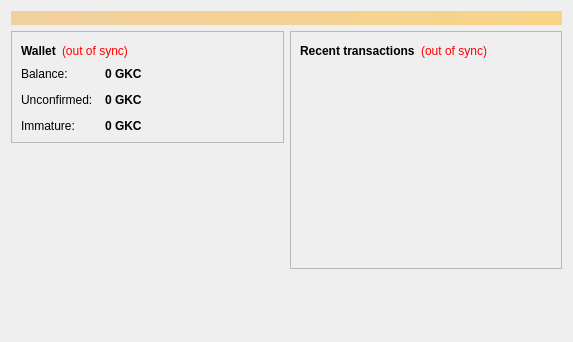
<?xml version="1.0" encoding="UTF-8"?>
<ui version="4.0">
 <class>OverviewPage</class>
 <widget class="QWidget" name="OverviewPage">
  <property name="geometry">
   <rect>
    <x>0</x>
    <y>0</y>
    <width>573</width>
    <height>342</height>
   </rect>
  </property>
  <property name="windowTitle">
   <string>Form</string>
  </property>
  <layout class="QVBoxLayout" name="topLayout">
   <item>
    <widget class="QLabel" name="labelAlerts">
     <property name="visible">
      <bool>false</bool>
     </property>
     <property name="styleSheet">
      <string notr="true">background-color: qlineargradient(x1: 0, y1: 0, x2: 1, y2: 0, stop:0 #F0D0A0, stop:1 #F8D488); color:#000000;</string>
     </property>
     <property name="wordWrap">
      <bool>true</bool>
     </property>
     <property name="margin">
      <number>3</number>
     </property>
    </widget>
   </item>
   <item>
    <layout class="QHBoxLayout" name="horizontalLayout" stretch="1,1">
     <item>
      <layout class="QVBoxLayout" name="verticalLayout_2">
       <item>
        <widget class="QFrame" name="frame">
         <property name="frameShape">
          <enum>QFrame::StyledPanel</enum>
         </property>
         <property name="frameShadow">
          <enum>QFrame::Raised</enum>
         </property>
         <layout class="QVBoxLayout" name="verticalLayout_4">
          <item>
           <layout class="QHBoxLayout" name="horizontalLayout_4">
            <item>
             <widget class="QLabel" name="label_5">
              <property name="font">
               <font>
                <weight>75</weight>
                <bold>true</bold>
               </font>
              </property>
              <property name="text">
               <string>Wallet</string>
              </property>
             </widget>
            </item>
            <item>
             <widget class="QLabel" name="labelWalletStatus">
              <property name="toolTip">
               <string>The displayed information may be out of date. Your wallet automatically synchronizes with the Geekcoin network after a connection is established, but this process has not completed yet.</string>
              </property>
              <property name="styleSheet">
               <string notr="true">QLabel { color: red; }</string>
              </property>
              <property name="text">
               <string notr="true">(out of sync)</string>
              </property>
              <property name="alignment">
               <set>Qt::AlignLeading|Qt::AlignLeft|Qt::AlignVCenter</set>
              </property>
             </widget>
            </item>
            <item>
             <spacer name="horizontalSpacer_2">
              <property name="orientation">
               <enum>Qt::Horizontal</enum>
              </property>
              <property name="sizeHint" stdset="0">
               <size>
                <width>40</width>
                <height>20</height>
               </size>
              </property>
             </spacer>
            </item>
           </layout>
          </item>
          <item>
           <layout class="QFormLayout" name="formLayout_2">
            <property name="fieldGrowthPolicy">
             <enum>QFormLayout::AllNonFixedFieldsGrow</enum>
            </property>
            <property name="horizontalSpacing">
             <number>12</number>
            </property>
            <property name="verticalSpacing">
             <number>12</number>
            </property>
            <item row="0" column="0">
             <widget class="QLabel" name="label">
              <property name="text">
               <string>Balance:</string>
              </property>
             </widget>
            </item>
            <item row="0" column="1">
             <widget class="QLabel" name="labelBalance">
              <property name="font">
               <font>
                <weight>75</weight>
                <bold>true</bold>
               </font>
              </property>
              <property name="cursor">
               <cursorShape>IBeamCursor</cursorShape>
              </property>
              <property name="toolTip">
               <string>Your current balance</string>
              </property>
              <property name="text">
               <string notr="true">0 GKC</string>
              </property>
              <property name="textInteractionFlags">
               <set>Qt::LinksAccessibleByMouse|Qt::TextSelectableByKeyboard|Qt::TextSelectableByMouse</set>
              </property>
             </widget>
            </item>
            <item row="1" column="0">
             <widget class="QLabel" name="label_3">
              <property name="text">
               <string>Unconfirmed:</string>
              </property>
             </widget>
            </item>
            <item row="1" column="1">
             <widget class="QLabel" name="labelUnconfirmed">
              <property name="font">
               <font>
                <weight>75</weight>
                <bold>true</bold>
               </font>
              </property>
              <property name="cursor">
               <cursorShape>IBeamCursor</cursorShape>
              </property>
              <property name="toolTip">
               <string>Total of transactions that have yet to be confirmed, and do not yet count toward the current balance</string>
              </property>
              <property name="text">
               <string notr="true">0 GKC</string>
              </property>
              <property name="textInteractionFlags">
               <set>Qt::LinksAccessibleByMouse|Qt::TextSelectableByKeyboard|Qt::TextSelectableByMouse</set>
              </property>
             </widget>
            </item>
            <item row="2" column="0">
             <widget class="QLabel" name="labelImmatureText">
              <property name="text">
               <string>Immature:</string>
              </property>
             </widget>
            </item>
            <item row="2" column="1">
             <widget class="QLabel" name="labelImmature">
              <property name="font">
               <font>
                <weight>75</weight>
                <bold>true</bold>
               </font>
              </property>
              <property name="toolTip">
               <string>Mined balance that has not yet matured</string>
              </property>
              <property name="text">
               <string notr="true">0 GKC</string>
              </property>
              <property name="textInteractionFlags">
               <set>Qt::LinksAccessibleByMouse|Qt::TextSelectableByKeyboard|Qt::TextSelectableByMouse</set>
              </property>
             </widget>
            </item>
           </layout>
          </item>
         </layout>
        </widget>
       </item>
       <item>
        <spacer name="verticalSpacer">
         <property name="orientation">
          <enum>Qt::Vertical</enum>
         </property>
         <property name="sizeHint" stdset="0">
          <size>
           <width>20</width>
           <height>40</height>
          </size>
         </property>
        </spacer>
       </item>
      </layout>
     </item>
     <item>
      <layout class="QVBoxLayout" name="verticalLayout_3">
       <item>
        <widget class="QFrame" name="frame_2">
         <property name="frameShape">
          <enum>QFrame::StyledPanel</enum>
         </property>
         <property name="frameShadow">
          <enum>QFrame::Raised</enum>
         </property>
         <layout class="QVBoxLayout" name="verticalLayout">
          <item>
           <layout class="QHBoxLayout" name="horizontalLayout_2">
            <item>
             <widget class="QLabel" name="label_4">
              <property name="text">
               <string>&lt;b&gt;Recent transactions&lt;/b&gt;</string>
              </property>
             </widget>
            </item>
            <item>
             <widget class="QLabel" name="labelTransactionsStatus">
              <property name="toolTip">
               <string>The displayed information may be out of date. Your wallet automatically synchronizes with the Geekcoin network after a connection is established, but this process has not completed yet.</string>
              </property>
              <property name="styleSheet">
               <string notr="true">QLabel { color: red; }</string>
              </property>
              <property name="text">
               <string notr="true">(out of sync)</string>
              </property>
              <property name="alignment">
               <set>Qt::AlignRight|Qt::AlignTrailing|Qt::AlignVCenter</set>
              </property>
             </widget>
            </item>
            <item>
             <spacer name="horizontalSpacer">
              <property name="orientation">
               <enum>Qt::Horizontal</enum>
              </property>
              <property name="sizeHint" stdset="0">
               <size>
                <width>40</width>
                <height>20</height>
               </size>
              </property>
             </spacer>
            </item>
           </layout>
          </item>
          <item>
           <widget class="QListView" name="listTransactions">
            <property name="styleSheet">
             <string notr="true">QListView { background: transparent; }</string>
            </property>
            <property name="frameShape">
             <enum>QFrame::NoFrame</enum>
            </property>
            <property name="verticalScrollBarPolicy">
             <enum>Qt::ScrollBarAlwaysOff</enum>
            </property>
            <property name="horizontalScrollBarPolicy">
             <enum>Qt::ScrollBarAlwaysOff</enum>
            </property>
            <property name="selectionMode">
             <enum>QAbstractItemView::NoSelection</enum>
            </property>
           </widget>
          </item>
         </layout>
        </widget>
       </item>
       <item>
        <spacer name="verticalSpacer_2">
         <property name="orientation">
          <enum>Qt::Vertical</enum>
         </property>
         <property name="sizeHint" stdset="0">
          <size>
           <width>20</width>
           <height>40</height>
          </size>
         </property>
        </spacer>
       </item>
      </layout>
     </item>
    </layout>
   </item>
  </layout>
 </widget>
 <resources/>
 <connections/>
</ui>
